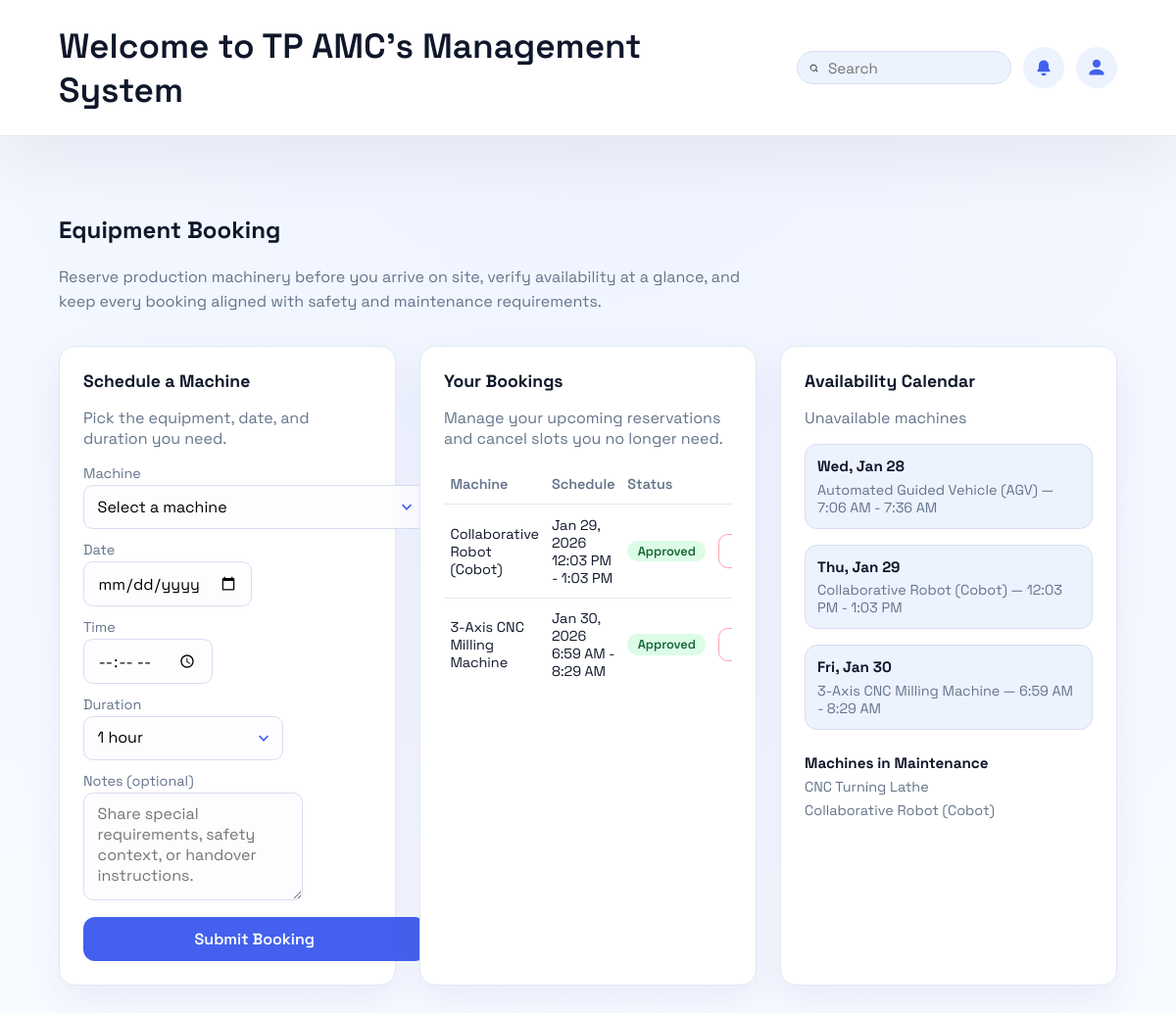
Screenshot of /book-machines.php (signed in) with the database file from the repository.
### tables this page shows
CREATE TABLE `bookings` (
  `booking_id` bigint(20) NOT NULL,
  `equipment_id` bigint(20) NOT NULL,
  `requester_id` bigint(20) NOT NULL,
  `start_time` datetime NOT NULL,
  `end_time` datetime NOT NULL,
  `purpose` varchar(255) DEFAULT NULL,
  `status` enum('pending','approved','rejected','cancelled','flagged') NOT NULL DEFAULT 'pending',
  `requires_approval` tinyint(1) NOT NULL DEFAULT 0,
  `approved_by` bigint(20) DEFAULT NULL,
  `approved_at` datetime DEFAULT NULL,
  `rejection_reason` varchar(255) DEFAULT NULL,
  `cancelled_at` datetime DEFAULT NULL,
  `cancelled_by` bigint(20) DEFAULT NULL,
  `flag_reason` varchar(255) DEFAULT NULL,
  `created_at` datetime NOT NULL DEFAULT current_timestamp(),
  `updated_at` datetime NOT NULL DEFAULT current_timestamp() ON UPDATE current_timestamp()
);

CREATE TABLE `equipment` (
  `equipment_id` bigint(20) NOT NULL,
  `serial_no` varchar(80) DEFAULT NULL,
  `name` varchar(120) NOT NULL,
  `category` varchar(60) NOT NULL,
  `location` varchar(80) DEFAULT NULL,
  `manufacturer` varchar(80) DEFAULT NULL,
  `model` varchar(80) DEFAULT NULL,
  `risk_level` enum('low','medium','high') NOT NULL DEFAULT 'low',
  `current_status` enum('operational','maintenance','faulty') NOT NULL DEFAULT 'operational',
  `status_updated_at` datetime NOT NULL DEFAULT current_timestamp(),
  `status_updated_by` bigint(20) DEFAULT NULL,
  `notes` text DEFAULT NULL,
  `created_at` datetime NOT NULL DEFAULT current_timestamp(),
  `updated_at` datetime NOT NULL DEFAULT current_timestamp() ON UPDATE current_timestamp()
);

### session.php (called while the page is built, shortened)
<?php
if (!function_exists('current_user')) {
	function current_user(): ?array
	{
		return [
			'user_id' => (int) ($_SESSION['user_id'] ?? 0),
			'admin_number' => (string) ($_SESSION['admin_number'] ?? ''),
			'role_id' => (int) ($_SESSION['role_id'] ?? 0),
			'role_name' => (string) ($_SESSION['role_name'] ?? ''),
			'full_name' => (string) ($_SESSION['full_name'] ?? ''),
		];
	}
}
if (!function_exists('require_login')) {
	function require_login(array $allowedRoles = []): array
	{
		$user = current_user();
		return $user;
	}
}

### book-machines.php (the view, shortened to what this page needs)
<?php
require_once __DIR__ . '/session.php';
require_once __DIR__ . '/db.php';
$currentUser = require_login();
$currentUserId = isset($currentUser['user_id']) ? (int) $currentUser['user_id'] : null;
$durationOptions = [
	'30' => '30 minutes',
	'60' => '1 hour',
	'90' => '1 hour 30 minutes',
	'120' => '2 hours',
	'150' => '2 hours 30 minutes',
	'180' => '3 hours',
];
$formValues = [
	'machine_id' => '',
	'date' => '',
	'time' => '',
	'duration' => '60',
	'notes' => '',
];
$equipment = [];
$equipmentResult = mysqli_query($conn, 'SELECT * FROM equipment');
if ($equipmentResult === false) {
	$equipmentError = 'Unable to load equipment data: ' . mysqli_error($conn);
} else {
	while ($row = mysqli_fetch_assoc($equipmentResult)) {
		$equipmentId = $row['equipment_id'] ?? ($row['id'] ?? null);
		$name = $row['machine_name'] ?? $row['name'] ?? $row['equipment_name'] ?? null;
		$equipment[] = [
			'id' => $equipmentId,
			'name' => $name,
		];
	}
}
$userBookings = [];
$availabilityCalendar = [];
$availabilityCalendarError = null;
$maintenanceMachines = [];
$maintenanceMachinesError = null;
if ($currentUserId !== null) {
	$userBookingsSql = 'SELECT b.booking_id, b.start_time, b.end_time, b.status, b.rejection_reason, e.name AS equipment_name FROM bookings b INNER JOIN equipment e ON e.equipment_id = b.equipment_id WHERE b.requester_id = ? ORDER BY b.start_time ASC';
	$userBookingsStmt = mysqli_prepare($conn, $userBookingsSql);
	if ($userBookingsStmt === false) {
		$userBookingsError = 'Unable to prepare the bookings query.';
	} else {
		mysqli_stmt_bind_param($userBookingsStmt, 'i', $currentUserId);
		if (!mysqli_stmt_execute($userBookingsStmt)) {
			$userBookingsError = 'Unable to load your bookings right now.';
		} else {
			mysqli_stmt_bind_result(
				$userBookingsStmt,
				$bookingId,
				$startTime,
				$endTime,
				$status,
				$rejectionReason,
				$equipmentName
			);
			while (mysqli_stmt_fetch($userBookingsStmt)) {
				$userBookings[] = [
					'booking_id' => $bookingId,
					'start_time' => $startTime,
					'end_time' => $endTime,
					'status' => $status,
					'rejection_reason' => $rejectionReason,
					'equipment_name' => $equipmentName,
				];
			}
		}
	}
}
$calendarSql = "SELECT b.start_time, b.end_time, e.name AS equipment_name
	FROM bookings b
	INNER JOIN equipment e ON e.equipment_id = b.equipment_id
	WHERE b.status IN ('pending', 'approved')
	ORDER BY b.start_time ASC";
$calendarResult = mysqli_query($conn, $calendarSql);
if ($calendarResult === false) {
	$availabilityCalendarError = 'Unable to load the availability calendar right now.';
} else {
	while ($row = mysqli_fetch_assoc($calendarResult)) {
		$startTime = (string) ($row['start_time'] ?? '');
		$endTime = (string) ($row['end_time'] ?? '');
		$equipmentName = trim((string) ($row['equipment_name'] ?? ''));
		$dateKey = date('Y-m-d', strtotime($startTime));
		if (!isset($availabilityCalendar[$dateKey])) {
			$availabilityCalendar[$dateKey] = [];
		}
		$availabilityCalendar[$dateKey][] = [
			'equipment_name' => $equipmentName !== '' ? $equipmentName : 'Unnamed equipment',
			'start_time' => $startTime,
			'end_time' => $endTime,
		];
	}
}
$maintenanceSql = "SELECT DISTINCT e.name AS equipment_name
	FROM maintenance_tasks mt
	INNER JOIN equipment e ON e.equipment_id = mt.equipment_id
	WHERE mt.status = 'in_progress'
	ORDER BY e.name ASC";
$maintenanceResult = mysqli_query($conn, $maintenanceSql);
if ($maintenanceResult === false) {
	$maintenanceMachinesError = 'Unable to load maintenance status right now.';
} else {
	while ($row = mysqli_fetch_assoc($maintenanceResult)) {
		$equipmentName = trim((string) ($row['equipment_name'] ?? ''));
		$maintenanceMachines[] = $equipmentName;
	}
}
?>
<!DOCTYPE html>
<html lang="en">
	<head>
	</head>
	<body>
		<header>
			<div class="banner">
				<h1>Welcome to TP AMC's Management System</h1>
				<div class="banner-actions">
					<label class="search-bar" aria-label="Search the platform">
						<svg
							xmlns="http://www.w3.org/2000/svg"
							viewBox="0 0 24 24"
							role="img"
							aria-hidden="true"
						>
							<path
								d="M11 4a7 7 0 1 1 0 14 7 7 0 0 1 0-14zm0-2a9 9 0 1 0 5.9 15.7l4.2 4.2 1.4-1.4-4.2-4.2A9 9 0 0 0 11 2z"
							/>
						</svg>
						<input type="search" placeholder="Search" />
					</label>
					<button class="icon-button" aria-label="Notifications">
						<svg
							xmlns="http://www.w3.org/2000/svg"
							viewBox="0 0 24 24"
							role="img"
							aria-hidden="true"
						>
							<path
								d="M12 3a6 6 0 0 0-6 6v3.6l-1.6 2.7A1 1 0 0 0 5.3 17H18.7a1 1 0 0 0 .9-1.7L18 12.6V9a6 6 0 0 0-6-6zm0 19a3 3 0 0 0 3-3H9a3 3 0 0 0 3 3z"
							/>
						</svg>
					</button>
					<button class="icon-button" aria-label="Profile">
						<svg
							xmlns="http://www.w3.org/2000/svg"
							viewBox="0 0 24 24"
							role="img"
							aria-hidden="true"
						>
							<path
								d="M12 12a5 5 0 1 0-5-5 5 5 0 0 0 5 5zm0 2c-3.3 0-9 1.7-9 5v2h18v-2c0-3.3-5.7-5-9-5z"
							/>
						</svg>
					</button>
				</div>
			</div>
		</header>
		<main>
			<section class="hero">
				<h2>Equipment Booking</h2>
				<p>
					Reserve production machinery before you arrive on site, verify availability
					at a glance, and keep every booking aligned with safety and maintenance
					requirements.
				</p>
			</section>
			<section class="booking-panel">
				<article class="card">
					<h2>Schedule a Machine</h2>
					<p>Pick the equipment, date, and duration you need.</p>
					<form method="post">
						<label>
							<span>Machine</span>
							<select name="machine_id" required>
								<?php if (!empty($equipment)): ?>
									<option value="" <?php echo $formValues['machine_id'] === '' ? 'selected' : ''; ?>>Select a machine</option>
								<?php else: ?>
									<option value="">No machines available</option>
								<?php endif; ?>
							</select>
						</label>
						<label>
							<span>Date</span>
							<input type="date" name="booking_date" value="<?php echo htmlspecialchars($formValues['date'], ENT_QUOTES); ?>" required />
						</label>
						<label>
							<span>Time</span>
							<input type="time" name="booking_time" value="<?php echo htmlspecialchars($formValues['time'], ENT_QUOTES); ?>" required />
						</label>
						<label>
							<span>Duration</span>
							<select name="booking_duration" required>
								<?php foreach ($durationOptions as $value => $label): ?>
									<option value="<?php echo htmlspecialchars((string) $value, ENT_QUOTES); ?>" <?php echo $formValues['duration'] === (string) $value ? 'selected' : ''; ?>>
										<?php echo htmlspecialchars((string) $label, ENT_QUOTES); ?>
									</option>
								<?php endforeach; ?>
							</select>
						</label>
						<label>
							<span>Notes (optional)</span>
							<textarea
								name="booking_notes"
								placeholder="Share special requirements, safety context, or handover instructions."><?php echo htmlspecialchars($formValues['notes'], ENT_QUOTES); ?></textarea>
						</label>
						<button type="submit" class="primary">Submit Booking</button>
					</form>
				</article>
				<article class="card">
					<h2>Your Bookings</h2>
					<p>Manage your upcoming reservations and cancel slots you no longer need.</p>
					<?php if ($currentUserId === null): ?>
						<p class="empty-state">Sign in to view and manage your bookings.</p>
					<?php elseif (empty($userBookings)): ?>
						<p class="empty-state">You have no bookings yet.</p>
					<?php else: ?>
						<div class="table-wrapper compact">
							<table class="data-table">
								<thead>
									<tr>
										<th>Machine</th>
										<th>Schedule</th>
										<th>Status</th>
										<th></th>
									</tr>
								</thead>
								<tbody>
									<?php foreach ($userBookings as $booking): ?>
										<?php
											$status = strtolower((string) $booking['status']);
											$statusLabel = ucfirst($status);
											$statusClass = 'status-' . $status;
										?>
										<tr>
											<td><?php echo htmlspecialchars($booking['equipment_name'], ENT_QUOTES); ?></td>
											<td>
												<?php echo htmlspecialchars(date('M j, Y g:i A', strtotime($booking['start_time'])) . ' - ' . date('g:i A', strtotime($booking['end_time'])), ENT_QUOTES); ?>
											</td>
											<td>
												<span class="status-badge <?php echo htmlspecialchars($statusClass, ENT_QUOTES); ?>"><?php echo htmlspecialchars($statusLabel, ENT_QUOTES); ?></span>
											</td>
											<td class="table-actions">
												<?php if (in_array($status, ['pending', 'approved'], true)): ?>
													<form method="post">
														<button type="submit" class="ghost danger">Cancel</button>
													</form>
												<?php else: ?>
													<span class="muted-text">—</span>
												<?php endif; ?>
											</td>
										</tr>
									<?php endforeach; ?>
								</tbody>
							</table>
						</div>
					<?php endif; ?>
				</article>
				<article class="card">
					<h2>Availability Calendar</h2>
					<p>Unavailable machines</p>
					<?php if ($availabilityCalendarError !== null): ?>
						<p class="empty-state" role="alert"><?php echo htmlspecialchars($availabilityCalendarError, ENT_QUOTES); ?></p>
					<?php elseif (empty($availabilityCalendar)): ?>
						<p class="empty-state">No upcoming bookings found yet.</p>
					<?php else: ?>
						<div class="calendar-grid">
							<?php foreach ($availabilityCalendar as $dateKey => $entries): ?>
								<?php $dateLabel = date('D, M j', strtotime($dateKey)); ?>
								<div class="calendar-day">
									<h3><?php echo htmlspecialchars($dateLabel, ENT_QUOTES); ?></h3>
									<ul>
										<?php foreach ($entries as $entry): ?>
											<li>
												<?php
													$startLabel = date('g:i A', strtotime($entry['start_time']));
													$endLabel = date('g:i A', strtotime($entry['end_time']));
												?>
												<?php echo htmlspecialchars($entry['equipment_name'], ENT_QUOTES); ?> — <?php echo htmlspecialchars($startLabel . ' - ' . $endLabel, ENT_QUOTES); ?>
											</li>
										<?php endforeach; ?>
									</ul>
								</div>
							<?php endforeach; ?>
						</div>
					<?php endif; ?>
					<div class="maintenance-list">
						<h3>Machines in Maintenance</h3>
						<?php if ($maintenanceMachinesError !== null): ?>
							<p class="empty-state" role="alert"><?php echo htmlspecialchars($maintenanceMachinesError, ENT_QUOTES); ?></p>
						<?php elseif (empty($maintenanceMachines)): ?>
							<p class="empty-state">No machines currently in progress.</p>
						<?php else: ?>
							<ul>
								<?php foreach ($maintenanceMachines as $machineName): ?>
									<li><?php echo htmlspecialchars($machineName, ENT_QUOTES); ?></li>
								<?php endforeach; ?>
							</ul>
						<?php endif; ?>
					</div>
				</article>
			</section>
		</main>
	</body>
</html>

### rows the page displays
bookings: equipment.name "Collaborative Robot (Cobot)", start_time+end_time "Jan 29, 2026 12:03 PM - 1:03 PM", status "Approved"
bookings: equipment.name "3-Axis CNC Milling Machine", start_time+end_time "Jan 30, 2026 6:59 AM - 8:29 AM", status "Approved", start_time "Fri, Jan 30", equipment_name "3-Axis CNC Milling Machine", endLabel "6:59 AM - 8:29 AM"
bookings: equipment.name "Automated Guided Vehicle (AGV)", start_time+end_time "7:06 AM - 7:36 AM"

### other values shown
$dateLabel "Wed, Jan 28"
$dateLabel "Thu, Jan 29"
$entry['equipment_name'] "Collaborative Robot (Cobot)"
$startLabel . ' - ' . $endLabel "12:03 PM - 1:03 PM"
$machineName "CNC Turning Lathe"
$machineName "Collaborative Robot (Cobot)"
form field booking_duration "1 hour"
